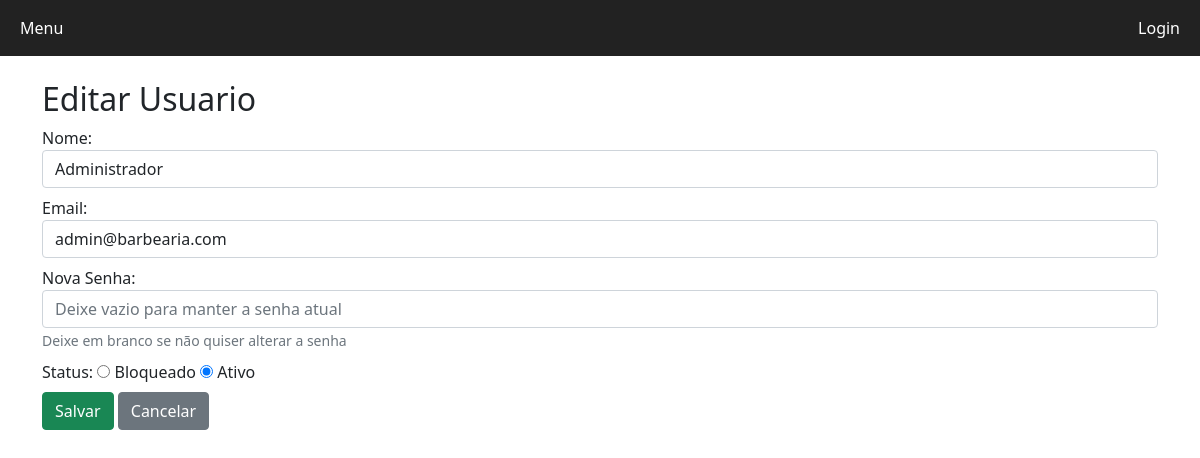
Page /usuario/edit.php?identifier=6d155533-c02e-11f0-89a2-b81ea427bf68 on the committed database.
### tables this page shows
CREATE TABLE `usuario` (
  `id` varchar(255) NOT NULL,
  `nome` varchar(255) NOT NULL,
  `email` varchar(255) NOT NULL,
  `senha` varchar(255) NOT NULL,
  `ativo` tinyint(1) NOT NULL DEFAULT 1,
  `tipo_usuario` enum('cliente','admin') NOT NULL DEFAULT 'cliente'
);

### usuario/edit.php (the view, shortened to what this page needs)
<?php
    include '../include/header.php';
    $identifier = null;
    if(isset($_GET['identifier'])){
        $identifier = $_GET['identifier'];
    } elseif(isset($_GET['id'])){
        $identifier = $_GET['id'];
    }
    if(filter_var($identifier, FILTER_VALIDATE_EMAIL)){
        $sql = "SELECT * FROM usuario WHERE email = ?";
    } else {
        $sql = "SELECT * FROM usuario WHERE id = ?";
    }
    $stmt = $conn->prepare($sql);
    $stmt->bind_param("s", $identifier);
    $stmt->execute();
    $result = $stmt->get_result();
    $row = $result->fetch_assoc();
    $nome = $row['nome'];
    $email = $row['email'];
    $ativo = $row['ativo'];
?>
<div class="container mt-4">
    <h2>Editar Usuario</h2>
    <form action="save.php" method="POST" id="formPessoa">
        <div class="mb-2">
            <label>Nome:</label>
            <input type="text" name="nome" value="<?= htmlspecialchars($nome) ?>" class="form-control" required>
        </div>
        <div class="mb-2">
            <label>Email:</label>
            <input type="email" name="email" value="<?= htmlspecialchars($email) ?>" class="form-control" required>
        </div>
        <div class="mb-2">
            <label>Nova Senha:</label>
            <input type="password" id="senha" name="senha" class="form-control" minlength="6" placeholder="Deixe vazio para manter a senha atual">
            <small class="form-text text-muted">Deixe em branco se não quiser alterar a senha</small>
        </div>
        <div class="mb-2">
            <label>Status:</label>
            <input type="radio" name="ativo" value="0" <?= $ativo == '0' ? 'checked' : '' ?>> Bloqueado
            <input type="radio" name="ativo" value="1" <?= $ativo == '1' ? 'checked' : '' ?>> Ativo
        </div>
        <button class="btn btn-success" type="submit">Salvar</button>
        <a href="index.php" class="btn btn-secondary">Cancelar</a>
    </form>
</div>
<?php
    include '../include/footer.php';
?>

### rows in the picture
usuario: nome "Administrador", email "admin@barbearia.com", ativo "☑"
